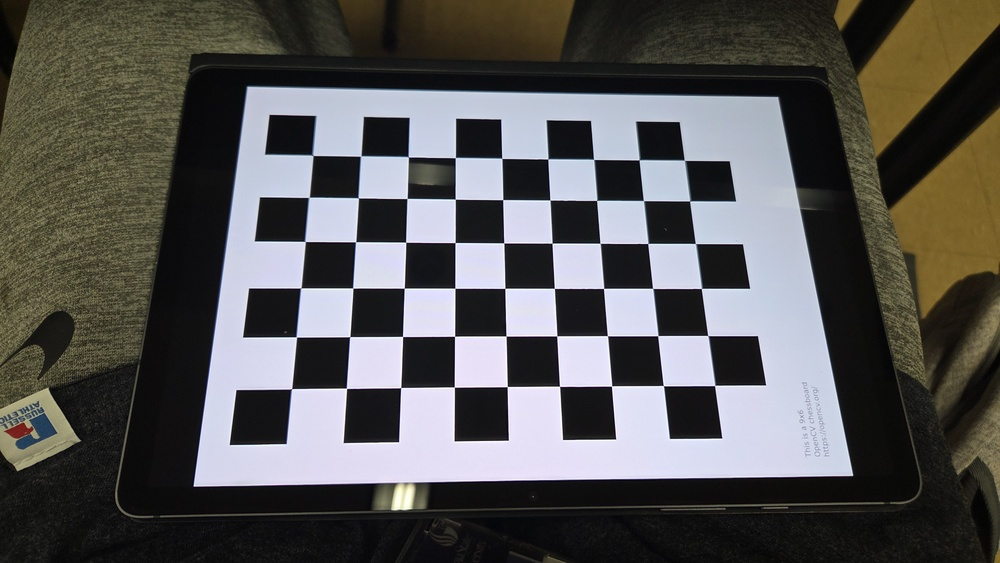
#> input picture calibration_images/20251015_175400.jpg, 1000 x 563 px, shrunk from 4000 x 2252 before the run
$ python -i KeypointDetector.py   (imports and definitions only)
#> lines starting #> are read from the running program, lines starting #| are printed output that depends on the picture
import cv2
import numpy as np
import os


def detect_edge_keypoints(gray_img, output_path):
    """
    Detects edge keypoints using the Canny edge detector and draws them.

    Returns: The filename of the saved image.
    """
    # 1. Edge Detection using Canny
    # Canny is highly effective as an edge keypoint finder
    # Thresholds are chosen based on common practice (adjust if needed)
    edges = cv2.Canny(gray_img, 100, 200)

    # 2. Visualize: Convert the grayscale edge map back to color (BGR)
    edge_visual = cv2.cvtColor(edges, cv2.COLOR_GRAY2BGR)

    # 3. Mark Edges (Optional: if you wanted to draw circles instead of lines)
    # Since Canny returns a binary map, we just return the map as the visualization

    filename = os.path.basename(output_path)
    cv2.imwrite(output_path, edge_visual)
    return filename


def detect_corner_keypoints(gray_img, output_path):
    """
    Detects corner keypoints using the Harris Corner Detector.

    Returns: The filename of the saved image.
    """
    # 1. Harris Corner Detection
    # blockSize: size of the neighborhood considered for corner detection (2)
    # ksize: Aperture parameter for the Sobel operator (3)
    # k: Harris detector free parameter (0.04)
    dst = cv2.cornerHarris(gray_img, 2, 3, 0.04)

    # 2. Result Dilatation to mark corners easily (not necessary, but visually clearer)
    dst = cv2.dilate(dst, None)

    # 3. Visualize: Create a color image to draw the corners on
    corner_visual = cv2.cvtColor(gray_img, cv2.COLOR_GRAY2BGR)

    # 4. Threshold for an optimal value, marking the detected corners (RED dots)
    # The 'dst > 0.01 * dst.max()' finds the strongest 1% of the corner responses.
    corner_visual[dst > 0.01 * dst.max()] = [0, 0, 255]  # BGR color for Red

    filename = os.path.basename(output_path)
    cv2.imwrite(output_path, corner_visual)
    return filename


def process_keypoint_detection(image_path, output_dir):
    """
    Orchestrates the keypoint detection and returns the paths to the saved images.
    """
#> called with image_path = 'calibration_images/20251015_175400.jpg', output_dir = 'out.png'
    try:
        img = cv2.imread(image_path)
#> img is the input picture: shape (563, 1000, 3); mean B, G, R 85.1, 86.4, 87.5
        if img is None:
            return {"error": "Could not read input image."}

        # All keypoint detection is typically done on grayscale images
        gray = cv2.cvtColor(img, cv2.COLOR_BGR2GRAY)
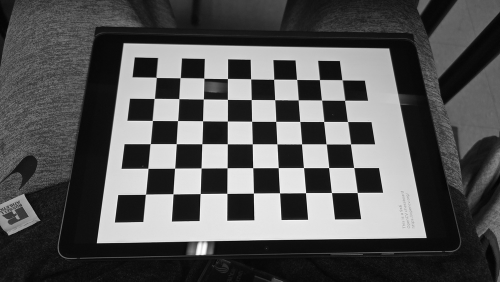
#> gray: shape (563, 1000) (shown at 1/2 size); min 0, max 255, mean 86.6

        base_name = os.path.basename(image_path).rsplit('.', 1)[0]

        # --- Edge Detection ---
        edge_path = os.path.join(output_dir, f"{base_name}_edges.png")
        edge_filename = detect_edge_keypoints(gray, edge_path)
#> in detect_edge_keypoints, `edges = cv2.Canny(gray_img, 100, 200)`:
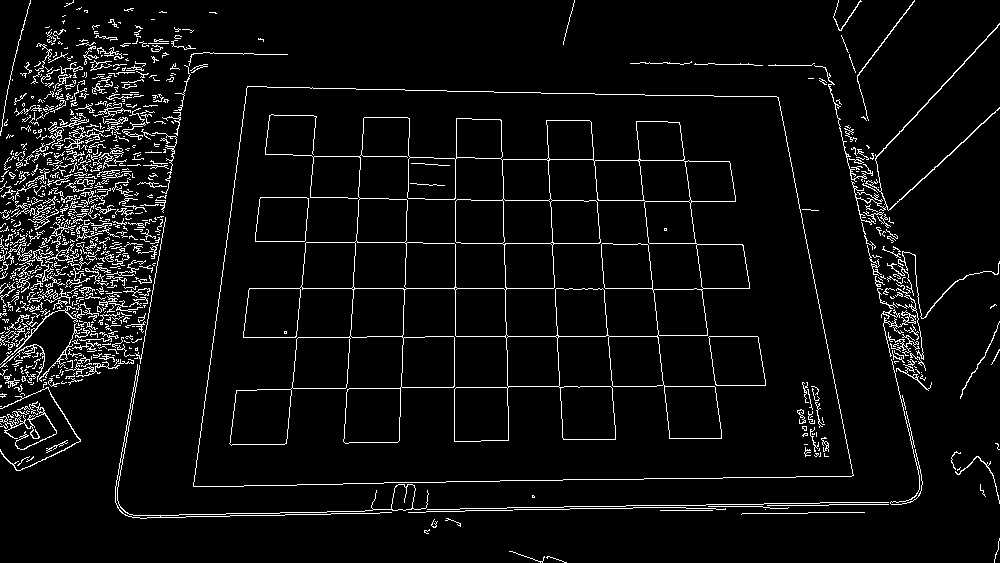
#> edges: shape (563, 1000); 5.3% white in thin lines or dots
#> edge_filename = '20251015_175400_edges.png'

        # --- Corner Detection (Harris) ---
        corner_path = os.path.join(output_dir, f"{base_name}_corners.png")
        corner_filename = detect_corner_keypoints(gray, corner_path)
#> in detect_corner_keypoints, `dst = cv2.cornerHarris(gray_img, 2, 3, 0.04)`:
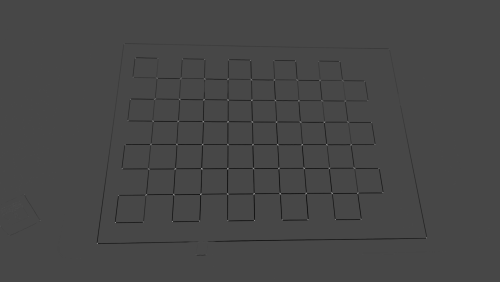
#> dst: shape (563, 1000) float32 (shown at 1/2 size); min -0.0173, max 0.0442, mean -0.000214; drawn with min black and max white
#> in detect_corner_keypoints, `dst = cv2.dilate(dst, None)`:
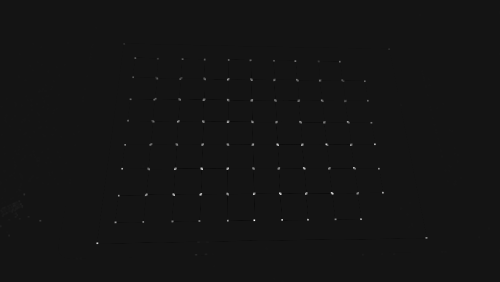
#> dst: shape (563, 1000) float32 (shown at 1/2 size); min -0.00388, max 0.0442, mean 4.94e-05; drawn with min black and max white
#> in detect_corner_keypoints, `corner_visual[dst > 0.01 * dst.max()] = [0, 0, 255]`:
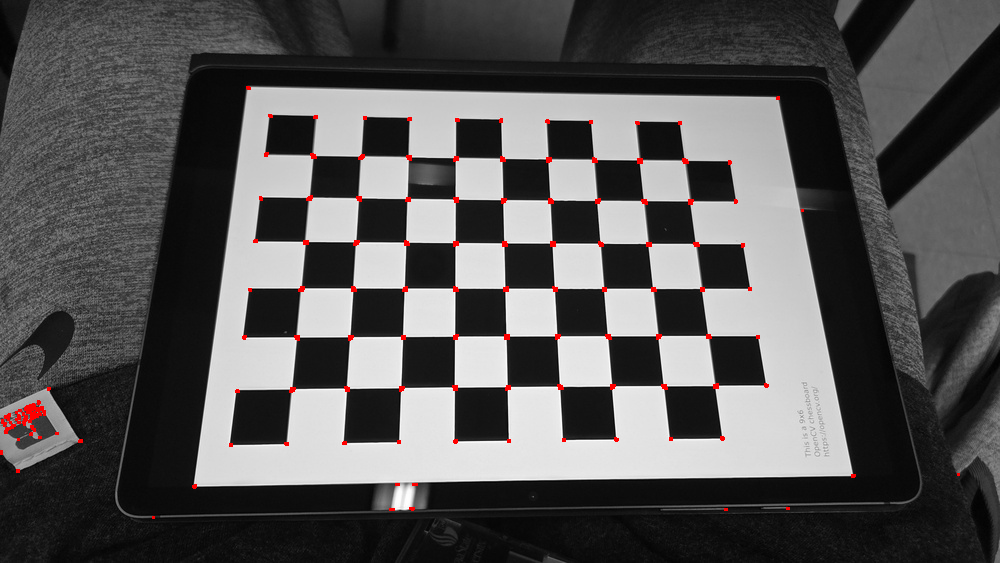
#> corner_visual: shape (563, 1000, 3); mean B, G, R 85.9, 85.9, 87.3
#> corner_filename = '20251015_175400_corners.png'

        return {
            "original_file": os.path.basename(image_path),
            "edge_file": edge_filename,
            "corner_file": corner_filename
        }

    except Exception as e:
        print(f"Error during Keypoint processing: {e}")
        return {"error": str(e)}

>>> result = process_keypoint_detection('calibration_images/20251015_175400.jpg', 'out.png')
#> result = {'original_file': '20251015_175400.jpg', 'edge_file': '20251015_175400_edges.png', 'corner_file': '20251015_175400_corners.png'}

$ run again, on calibration_images/20251015_175404.jpg
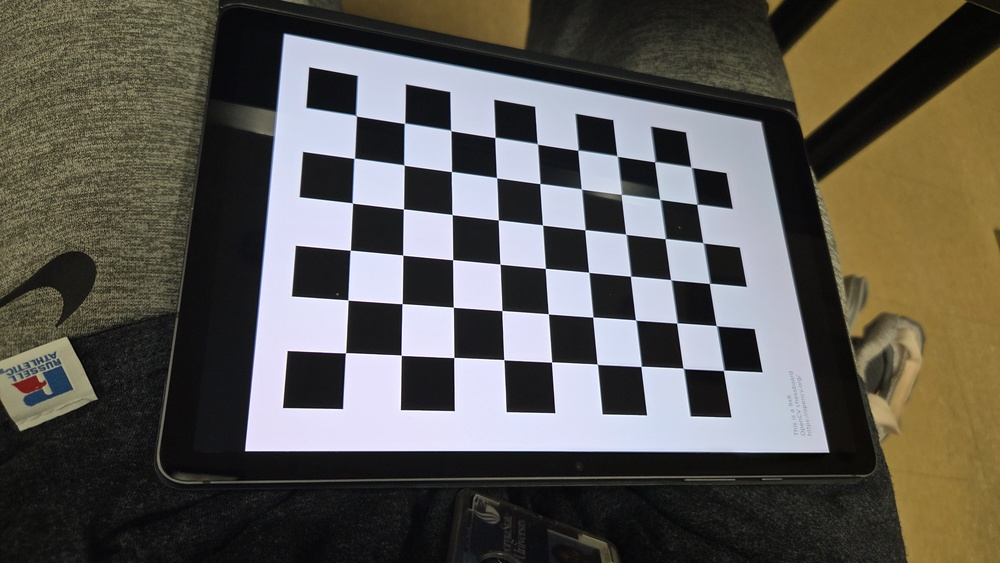
#> input picture calibration_images/20251015_175404.jpg, 1000 x 563 px, shrunk from 4000 x 2252 before the run
#> in process_keypoint_detection, img is the input picture: shape (563, 1000, 3); mean B, G, R 82.8, 89, 92.3
#> in detect_edge_keypoints, `edges = cv2.Canny(gray_img, 100, 200)`:
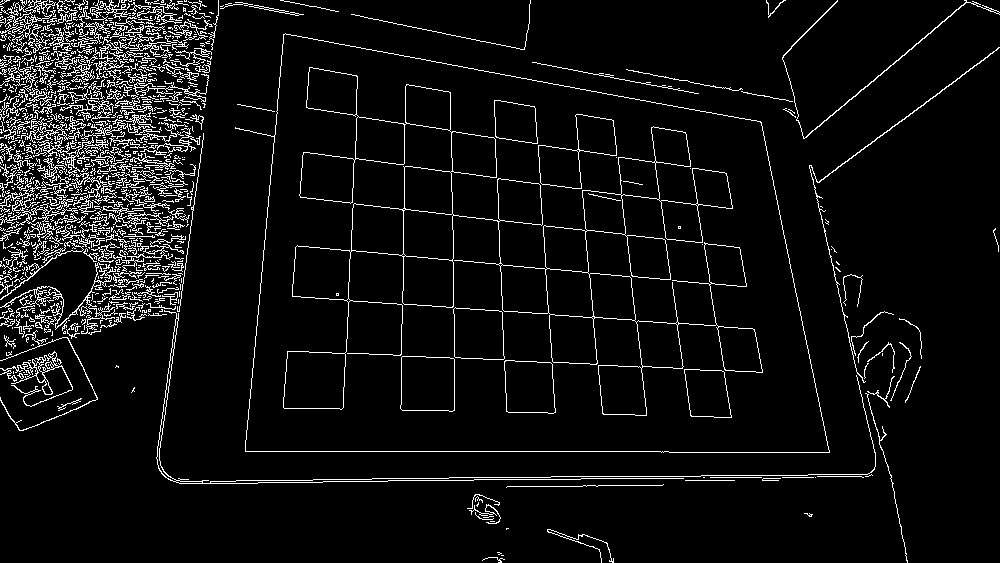
#> edges: shape (563, 1000); 6.2% white in thin lines or dots
#> edge_visual: shape (563, 1000, 3); 6.2% white in thin lines or dots
#> edge_filename = '20251015_175404_edges.png'
#> in detect_corner_keypoints, `corner_visual[dst > 0.01 * dst.max()] = [0, 0, 255]`:
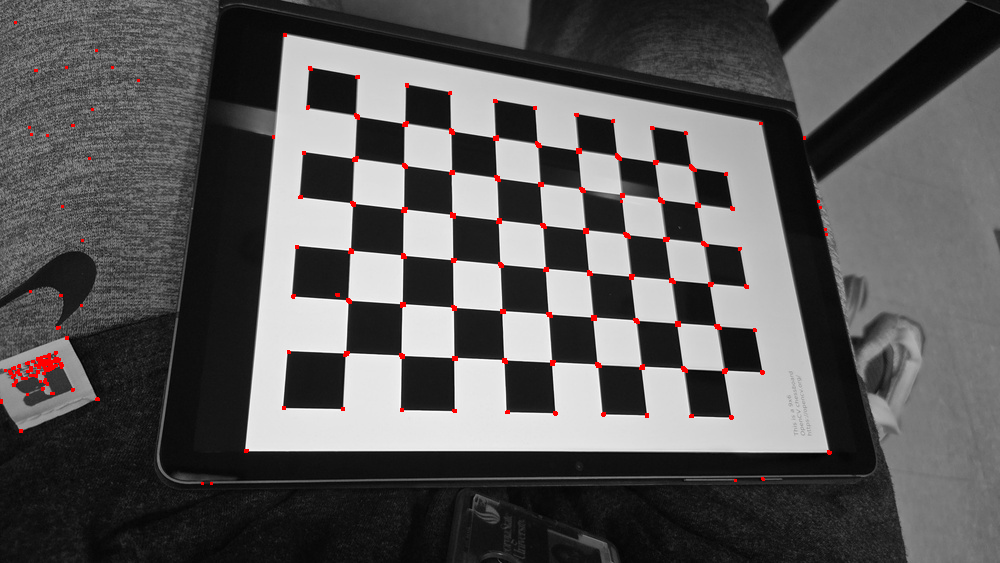
#> corner_visual: shape (563, 1000, 3); mean B, G, R 88.5, 88.5, 90.1
#> corner_filename = '20251015_175404_corners.png'
#> result = {'original_file': '20251015_175404.jpg', 'edge_file': '20251015_175404_edges.png', 'corner_file': '20251015_175404_corners.png'}

$ run again, on calibration_images/20251015_175407.jpg
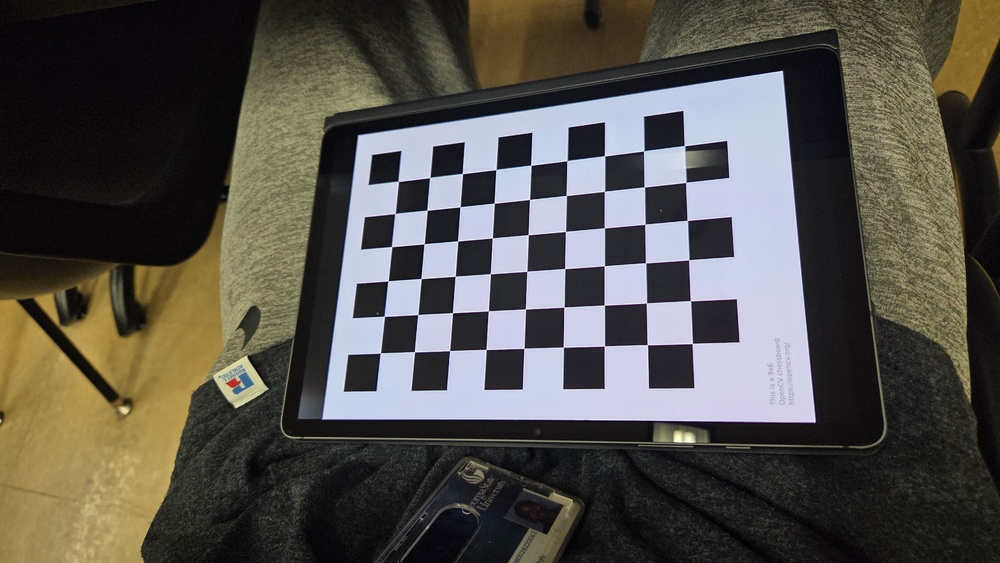
#> input picture calibration_images/20251015_175407.jpg, 1000 x 563 px, shrunk from 4000 x 2252 before the run
#> in process_keypoint_detection, img is the input picture: shape (563, 1000, 3); mean B, G, R 75, 81, 84
#> in detect_edge_keypoints, `edges = cv2.Canny(gray_img, 100, 200)`:
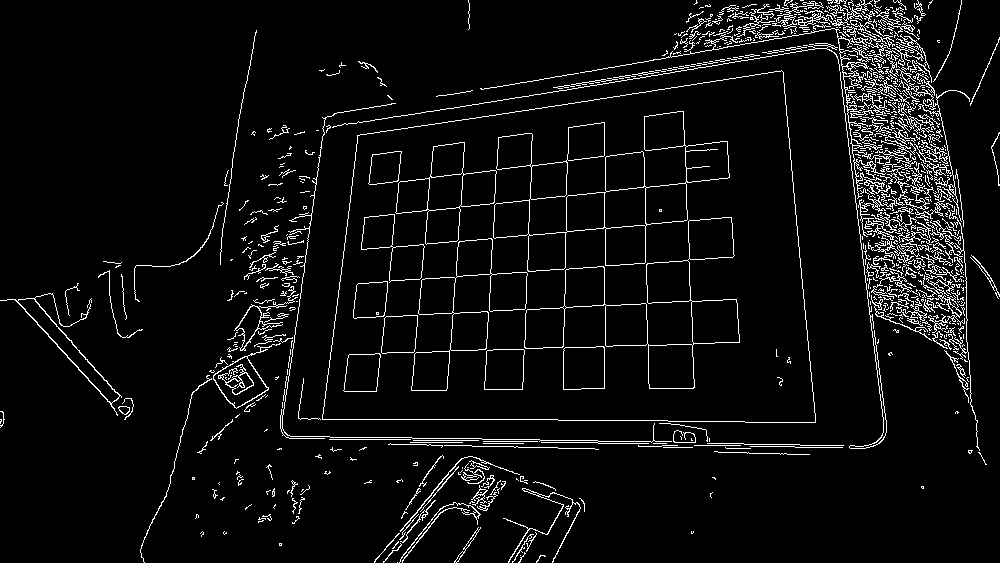
#> edges: shape (563, 1000); 5.4% white in thin lines or dots
#> edge_visual: shape (563, 1000, 3); 5.4% white in thin lines or dots
#> edge_filename = '20251015_175407_edges.png'
#> in detect_corner_keypoints, `corner_visual[dst > 0.01 * dst.max()] = [0, 0, 255]`:
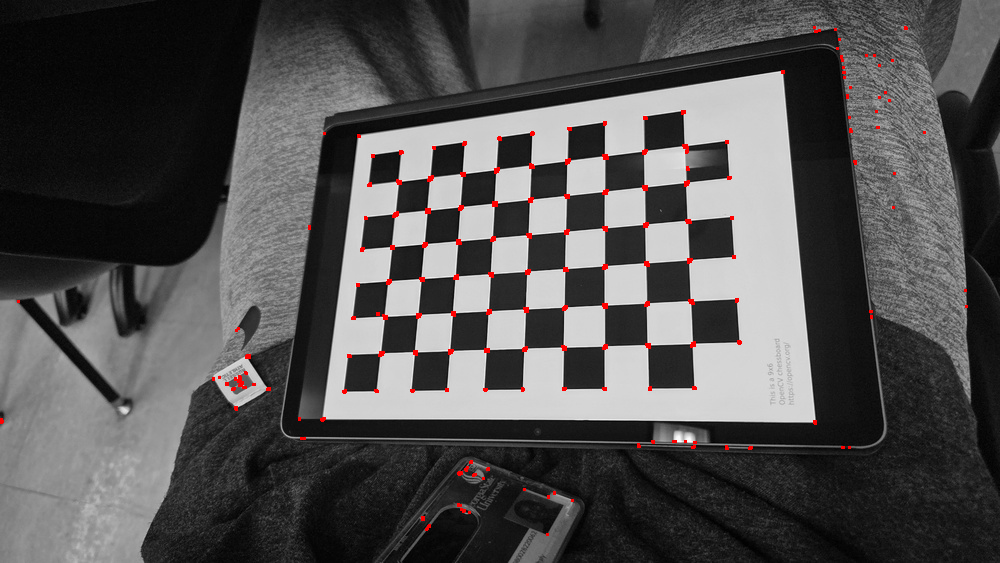
#> corner_visual: shape (563, 1000, 3); mean B, G, R 80.5, 80.5, 82.1
#> corner_filename = '20251015_175407_corners.png'
#> result = {'original_file': '20251015_175407.jpg', 'edge_file': '20251015_175407_edges.png', 'corner_file': '20251015_175407_corners.png'}
